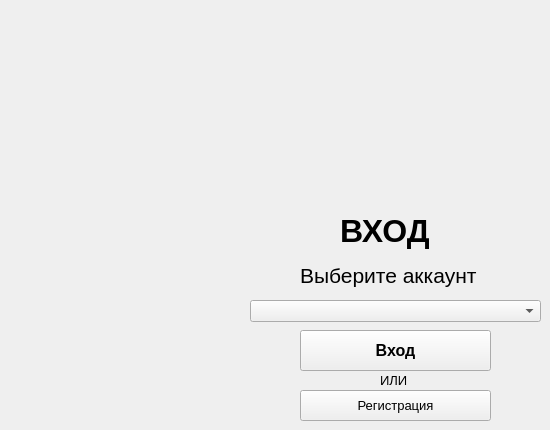
   <widget class="QWidget" name="loginPage">
    <widget class="QComboBox" name="comboBox">
     <property name="geometry">
      <rect>
       <x>250</x>
       <y>300</y>
       <width>291</width>
       <height>22</height>
      </rect>
     </property>
    </widget>
    <widget class="QLabel" name="label">
     <property name="geometry">
      <rect>
       <x>300</x>
       <y>260</y>
       <width>181</width>
       <height>31</height>
      </rect>
     </property>
     <property name="font">
      <font>
       <pointsize>16</pointsize>
      </font>
     </property>
     <property name="text">
      <string>Выберите аккаунт</string>
     </property>
    </widget>
    <widget class="QPushButton" name="pushButton">
     <property name="geometry">
      <rect>
       <x>300</x>
       <y>330</y>
       <width>191</width>
       <height>41</height>
      </rect>
     </property>
     <property name="font">
      <font>
       <pointsize>12</pointsize>
       <weight>75</weight>
       <bold>true</bold>
      </font>
     </property>
     <property name="text">
      <string>Вход</string>
     </property>
    </widget>
    <widget class="QPushButton" name="pushButton_30">
     <property name="geometry">
      <rect>
       <x>300</x>
       <y>390</y>
       <width>191</width>
       <height>31</height>
      </rect>
     </property>
     <property name="font">
      <font>
       <pointsize>10</pointsize>
      </font>
     </property>
     <property name="text">
      <string>Регистрация</string>
     </property>
    </widget>
    <widget class="QLabel" name="label_39">
     <property name="geometry">
      <rect>
       <x>340</x>
       <y>200</y>
       <width>101</width>
       <height>61</height>
      </rect>
     </property>
     <property name="font">
      <font>
       <pointsize>24</pointsize>
       <weight>75</weight>
       <bold>true</bold>
      </font>
     </property>
     <property name="text">
      <string>ВХОД</string>
     </property>
    </widget>
    <widget class="QLabel" name="label_40">
     <property name="geometry">
      <rect>
       <x>380</x>
       <y>370</y>
       <width>31</width>
       <height>21</height>
      </rect>
     </property>
     <property name="font">
      <font>
       <pointsize>10</pointsize>
       <weight>50</weight>
       <bold>false</bold>
      </font>
     </property>
     <property name="text">
      <string>ИЛИ</string>
     </property>
    </widget>
   </widget>
